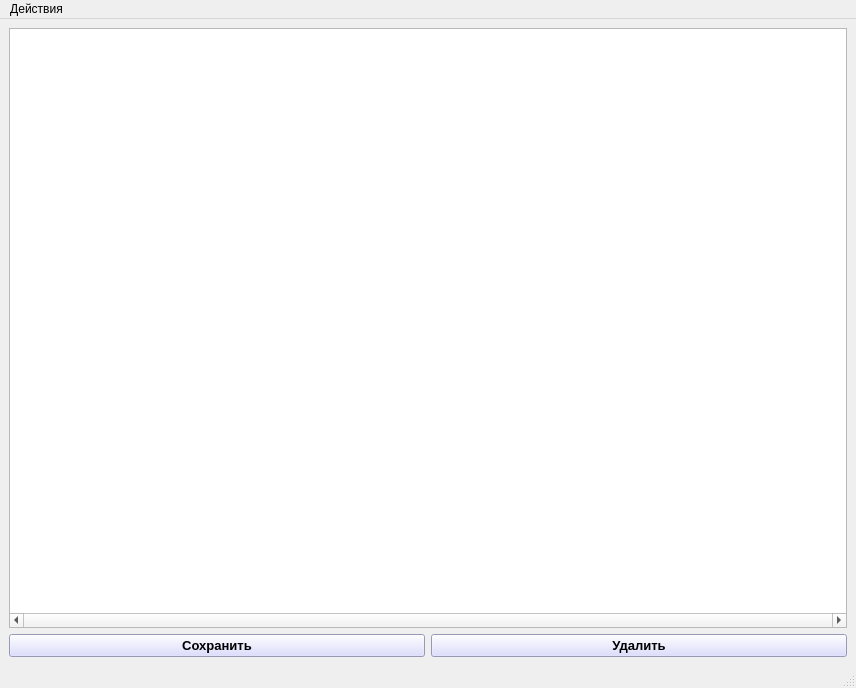
<?xml version="1.0" encoding="UTF-8"?>
<ui version="4.0">
 <class>WindowCases</class>
 <widget class="QMainWindow" name="WindowCases">
  <property name="geometry">
   <rect>
    <x>0</x>
    <y>0</y>
    <width>856</width>
    <height>688</height>
   </rect>
  </property>
  <property name="windowTitle">
   <string>MainWindow</string>
  </property>
  <widget class="QWidget" name="centralwidget">
   <layout class="QVBoxLayout" name="verticalLayout_2">
    <item>
     <layout class="QVBoxLayout" name="verticalLayout">
      <item>
       <widget class="QTableView" name="tableViewClients">
        <property name="styleSheet">
         <string notr="true"/>
        </property>
        <property name="frameShape">
         <enum>QFrame::StyledPanel</enum>
        </property>
        <property name="frameShadow">
         <enum>QFrame::Plain</enum>
        </property>
        <property name="lineWidth">
         <number>2</number>
        </property>
        <property name="midLineWidth">
         <number>3</number>
        </property>
        <property name="horizontalScrollBarPolicy">
         <enum>Qt::ScrollBarAlwaysOn</enum>
        </property>
        <property name="dragEnabled">
         <bool>true</bool>
        </property>
        <property name="alternatingRowColors">
         <bool>true</bool>
        </property>
        <property name="sortingEnabled">
         <bool>true</bool>
        </property>
        <attribute name="horizontalHeaderVisible">
         <bool>true</bool>
        </attribute>
        <attribute name="horizontalHeaderCascadingSectionResizes">
         <bool>true</bool>
        </attribute>
        <attribute name="horizontalHeaderMinimumSectionSize">
         <number>100</number>
        </attribute>
        <attribute name="horizontalHeaderDefaultSectionSize">
         <number>100</number>
        </attribute>
        <attribute name="verticalHeaderMinimumSectionSize">
         <number>20</number>
        </attribute>
       </widget>
      </item>
      <item>
       <layout class="QHBoxLayout" name="horizontalLayout">
        <item>
         <widget class="QPushButton" name="pushButtonSave">
          <property name="font">
           <font>
            <family>Arial</family>
            <pointsize>10</pointsize>
            <weight>75</weight>
            <bold>true</bold>
           </font>
          </property>
          <property name="styleSheet">
           <string notr="true">background-color: rgb(212, 212, 255);</string>
          </property>
          <property name="text">
           <string>Сохранить</string>
          </property>
         </widget>
        </item>
        <item>
         <widget class="QPushButton" name="pushButtonDel">
          <property name="font">
           <font>
            <family>Arial</family>
            <pointsize>10</pointsize>
            <weight>75</weight>
            <bold>true</bold>
           </font>
          </property>
          <property name="styleSheet">
           <string notr="true">background-color: rgb(212, 212, 255);</string>
          </property>
          <property name="text">
           <string>Удалить</string>
          </property>
         </widget>
        </item>
       </layout>
      </item>
     </layout>
    </item>
   </layout>
  </widget>
  <widget class="QMenuBar" name="menubar">
   <property name="geometry">
    <rect>
     <x>0</x>
     <y>0</y>
     <width>856</width>
     <height>21</height>
    </rect>
   </property>
   <widget class="QMenu" name="menu">
    <property name="title">
     <string>Действия</string>
    </property>
    <addaction name="addRow"/>
    <addaction name="addColumn"/>
   </widget>
   <addaction name="menu"/>
  </widget>
  <widget class="QStatusBar" name="statusbar"/>
  <action name="addRow">
   <property name="text">
    <string>Добавить строку</string>
   </property>
  </action>
  <action name="addColumn">
   <property name="text">
    <string>Добавить колонку</string>
   </property>
  </action>
 </widget>
 <resources/>
 <connections/>
</ui>
